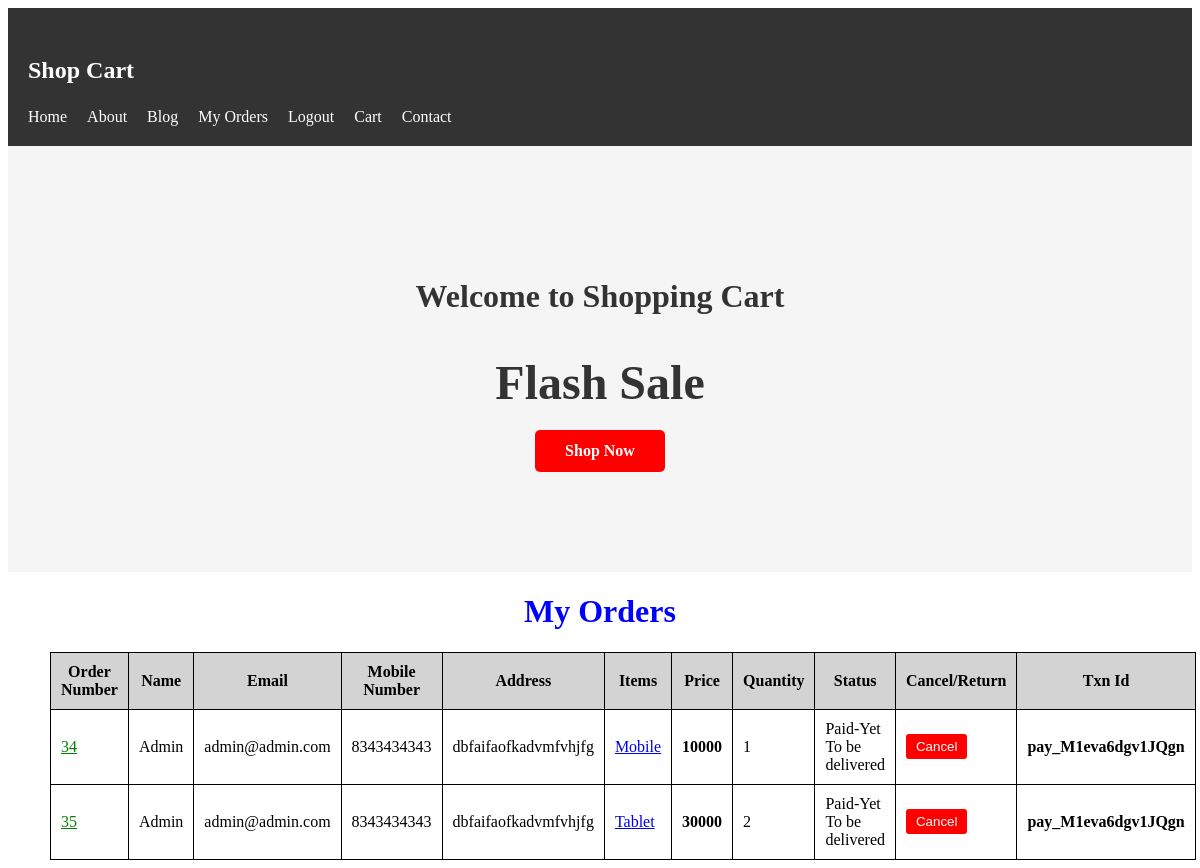
The app's page /orders (signed in) with its own data.
### eapp/models.py (models this page shows, shortened)
class Orders(models.Model):
    myuser=models.ForeignKey(User, on_delete=models.CASCADE)
    name=models.CharField(max_length=50,default="")
    email=models.CharField(max_length=50,default="")
    address=models.CharField(max_length=500,default="")
    phoneno=models.IntegerField(default=0)
    price=models.IntegerField(default=0)
    product=models.ForeignKey(Product,on_delete=models.CASCADE)
    qty=models.IntegerField(default=1)
    razorpay_pid=models.CharField(max_length=500,default="NULL")
    razorpay_oid=models.CharField(max_length=500,default="NULL")
    razorpay_sign=models.CharField(max_length=500,default="NULL")
    ispaid=models.CharField(max_length=500,default="Pending")
    def __str__(self):
        return self.myuser.email+"orders"

class Product(models.Model):
    product_id=models.AutoField(primary_key=True)
    product_name=models.CharField(max_length=100)
    category=models.CharField(max_length=100,default="")
    subcategory=models.CharField(max_length=50,default="")
    price=models.IntegerField(default=0)
    desc=models.CharField(max_length=300)
    image=models.ImageField(upload_to='shop/images',default="")

### eapp/views.py (the view)
# urls.py: path('orders',views.orders,name="orders"),
def orders(request):
    myorders=Orders.objects.filter(myuser=request.user)
    print(myorders)
    v=0
    if len(myorders)==0:
        v=1
    params={
        'orders':myorders,
        'v':v,
    }
    return render(request,'order.html',params)

### templates/order.html (shortened to what this page needs)
{% extends "base.html" %}
{% block body %}
<div style="margin: auto; max-width: 1100px;">
    <h1 style="color: blue; text-align: center;">My Orders</h1>
    <table style="border-collapse: collapse; width: 100%;">
        <thead style="background-color: lightgray;">
            <tr>
                <th style="padding: 10px; border: 1px solid black;">Order Number</th>
                <th style="padding: 10px; border: 1px solid black;">Name</th>
                <th style="padding: 10px; border: 1px solid black;">Email</th>
                <th style="padding: 10px; border: 1px solid black;">Mobile Number</th>
                <th style="padding: 10px; border: 1px solid black;">Address</th>
                <th style="padding: 10px; border: 1px solid black;">Items</th>
                <th style="padding: 10px; border: 1px solid black;">Price</th>
                <th style="padding: 10px; border: 1px solid black;">Quantity</th>
                <th style="padding: 10px; border: 1px solid black;">Status</th>
                <th style="padding: 10px; border: 1px solid black;">Cancel/Return</th>
                <th style="padding: 10px; border: 1px solid black;">Txn Id</th>
            </tr>
        </thead>
        <tbody>
            {% for order in orders %}
            <tr>
                <td style="padding: 10px; border: 1px solid black;">
                    <a href="#" style="color: green;">{{ order.id }}</a>
                </td>
                <td style="padding: 10px; border: 1px solid black;">{{ order.name }}</td>
                <td style="padding: 10px; border: 1px solid black;">{{ order.email }}</td>
                <td style="padding: 10px; border: 1px solid black;">{{ order.phoneno }}</td>
                <td style="padding: 10px; border: 1px solid black;">{{ order.address }}</td>
                <td style="padding: 10px; border: 1px solid black;">
                    <a href="/viewproduct/{{ order.product.product_id }}">{{ order.product.product_name }}</a>
                </td>
                <td style="padding: 10px; border: 1px solid black; font-weight: bold;">{{ order.price }}</td>
                <td style="padding: 10px; border: 1px solid black;">{{ order.qty }}</td>
                <td style="padding: 10px; border: 1px solid black;">{{ order.ispaid }}</td>
                <td style="padding: 10px; border: 1px solid black;">
                    {% if order.ispaid != "Cancelled-Refund Awaited" %}
                    <a href="/cancelord/{{ order.id }}">
                        <button style="background-color: red; color: white; padding: 5px 10px; border: none; border-radius: 3px;">
                            Cancel
                        </button>
                    </a>
                    {% endif %}
                </td>
                <td style="padding: 10px; border: 1px solid black; font-weight: bold;">{{ order.razorpay_pid }}</td>
            </tr>
            {% empty %}
            <tr>
                <td colspan="4" style="text-align: center;">You have no orders.</td>
            </tr>
            {% endfor %}
        </tbody>
    </table>
</div>
{% endblock body %}

### records on screen
Orders: id "34", name "Admin", email "admin@admin.com", phoneno "8343434343", address "dbfaifaofkadvmfvhjfg", product.product_name "Mobile", price "10000", qty "1", ispaid "Paid-Yet To be delivered", razorpay_pid "pay_M1eva6dgv1JQgn"
Orders: id "35", name "Admin", email "admin@admin.com", phoneno "8343434343", address "dbfaifaofkadvmfvhjfg", product.product_name "Tablet", price "30000", qty "2", ispaid "Paid-Yet To be delivered", razorpay_pid "pay_M1eva6dgv1JQgn"
